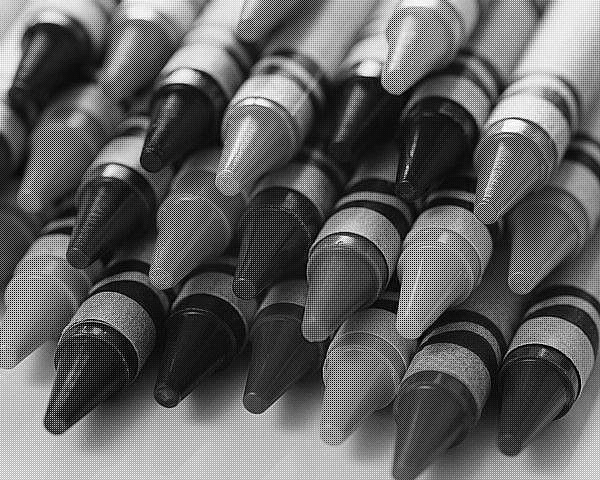
//> input picture solution/image_set/crayons_mosaic.bmp, 600 x 480 px
$ ./main   (built with g++ and OpenCV 4)
//> lines starting //> are read from the running program, lines starting //| are printed output that depends on the picture
#include <iostream>
#include <opencv2/core/check.hpp>
#include <opencv2/imgproc.hpp>
#include <opencv2/highgui/highgui.hpp>
#include <opencv2/opencv.hpp>
#include <math.h>

//use cv::filter2D to implement kernel on each channel
void filter(double kernel_data[], cv::Mat &mat);
//implement part one
cv::Mat diff(cv::Mat &demosaic, cv::Mat &originalImage);
//implement part two
cv::Mat modified(cv::Mat &mat, cv::Mat &greenImage);

using namespace cv;
using namespace std;

int main(int argc, char** argv) {
    Mat mosaicImage;
    Mat blueImage;
    Mat greenImage;
    Mat redImage;
    Mat partOneResult;

    Mat modifiedRed;
    Mat modifiedBlue;
    Mat bfAlgorithmImage;
    Mat partTwoResult;

    Mat originalImage;
    Mat demosaicImage;
    Mat improvementImage;

    //load image
    mosaicImage = imread("image_set/crayons_mosaic.bmp", IMREAD_GRAYSCALE);
//> mosaicImage is the input picture: 480 rows x 600 cols, CV_8UC1; min 0, max 255, mean 98.1
    originalImage = imread("image_set/crayons.jpg");
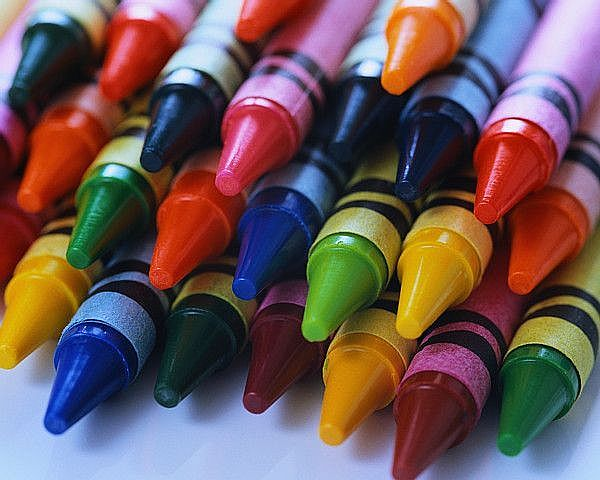
//> input picture solution/image_set/crayons.jpg, 600 x 480 px
//> originalImage is the input picture: 480 rows x 600 cols, CV_8UC3; mean B, G, R 87.5, 86.5, 109.2

    if(!mosaicImage.data || !originalImage.data) {
        cout << "Pictures don't exist" << endl;
        return -1;
    }

    //kernel for green channel and blue channel
    double kernel_data_bg[9]={ 0.25, 0.5, 0.25,

                              0.5,   1.0,  0.5,

                              0.25, 0.5, 0.25};

    //kernel for red channel
    double kernel_data_r[9]={ 0,   0.25,     0,

                             0.25,    1.0,  0.25,

                             0,   0.25,     0};

    //split source opencv- B/G/R
    blueImage = Mat::zeros(mosaicImage.rows, mosaicImage.cols, 0);
    for (int x = 0; x < mosaicImage.rows; x++) {
        for (int y = 0; y < mosaicImage.cols; y++) {
            if (x % 2 == 0 && y % 2 == 0){
                blueImage.at<uchar>(x, y) = mosaicImage.at<uchar>(x, y);
            }
        }
    }

    greenImage = Mat::zeros(mosaicImage.rows, mosaicImage.cols, 0);
    for (int x = 0; x < mosaicImage.rows; x++) {
        for (int y = 0; y < mosaicImage.cols; y++) {
            if (x % 2 != 0 && y % 2 != 0){
                greenImage.at<uchar>(x, y) = mosaicImage.at<uchar>(x, y);
            }
        }
    }

    redImage = Mat::zeros(mosaicImage.rows, mosaicImage.cols, 0);
    for (int x = 0; x < mosaicImage.rows; x++) {
        for (int y = 0; y < mosaicImage.cols; y++) {
            if ((x % 2 == 0 && y % 2 != 0) || (x % 2 != 0 && y % 2 == 0)){
                redImage.at<uchar>(x, y) = mosaicImage.at<uchar>(x, y);
            }
        }
    }
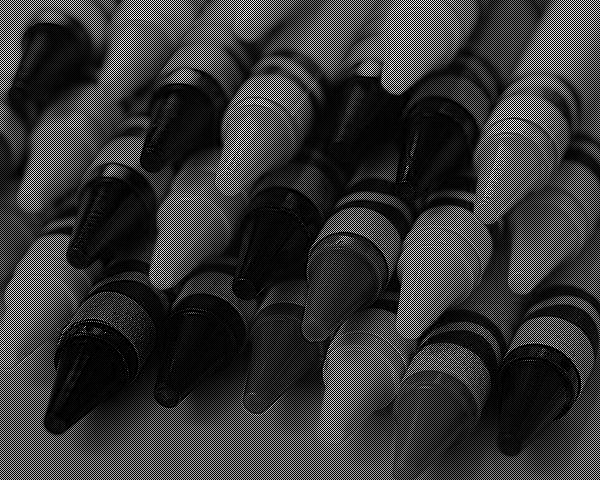
//> redImage: 480 rows x 600 cols, CV_8UC1; min 0, max 255, mean 54.6

    //use simple linear interpolation for each channel respectively
    filter(kernel_data_bg, blueImage);
//> in filter, `Mat kernel = cv::Mat(3, 3, CV_64F, kernel_data);`: kernel = [[0.25, 0.5, 0.25], [0.5, 1, 0.5], [0.25, 0.5, 0.25]]
    filter(kernel_data_bg, greenImage);
//> in filter (call 2), `filter2D(mat, mat, mat.depth(), kernel);`:
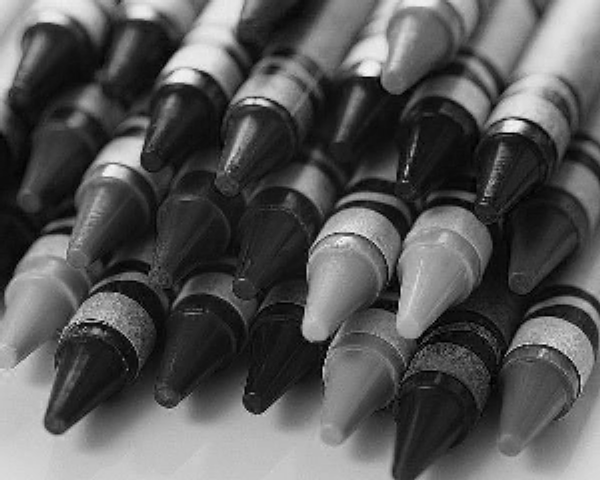
//> mat: 480 rows x 600 cols, CV_8UC1; min 0, max 255, mean 86.6
    filter(kernel_data_r, redImage);

    vector<Mat> bgrChannel_1;
    bgrChannel_1.push_back(blueImage);
    bgrChannel_1.push_back(greenImage);
    bgrChannel_1.push_back(redImage);

    merge(bgrChannel_1, demosaicImage);
    partOneResult = diff(demosaicImage, originalImage);
//> in diff, `Mat diffImg = abs(demosaicImage - originalImage);`:
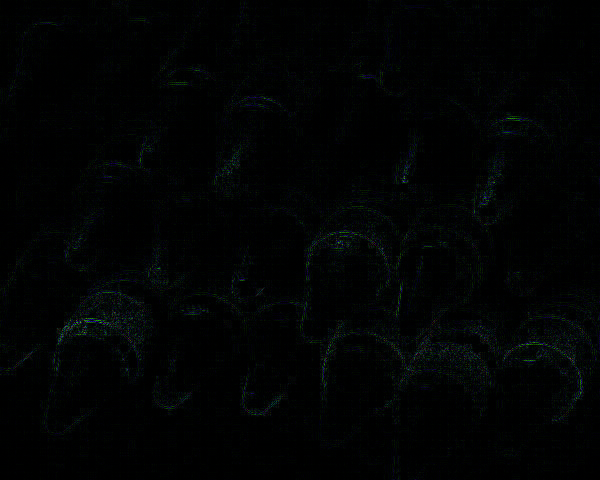
//> diffImg: 480 rows x 600 cols, CV_8UC3; mean B, G, R 3.3, 3.2, 1.7
//> the loop in diff, `for(int i = 0; i < originalImage.rows; i++)` made 480 passes
//> (demosaicPointB, demosaicPointG, demosaicPointR, originalPointB, originalPointG, originalPointR) on passes 1 to 3: (250, 195, 223, 249, 196, 223), (248, 195, 222, 248, 195, 222), (247, 192, 220, 248, 193, 220)
//> after the loop in diff, `for(int i = 0; i < originalImage.rows; i++)`:
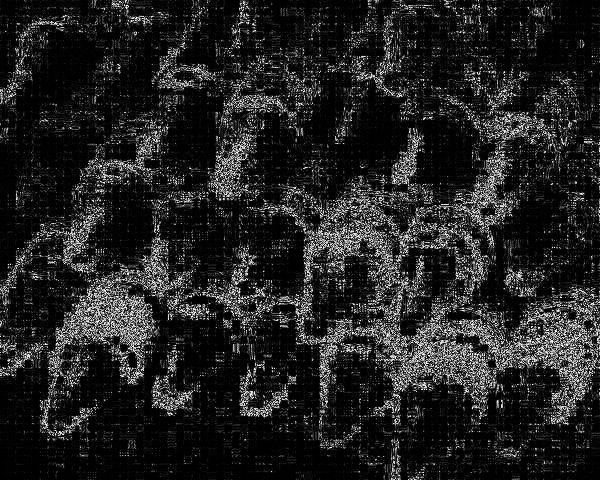
//> diffImage: 480 rows x 600 cols, CV_8UC1; min 0, max 253, mean 34.8
//> after the loop in diff, `for(int i = 0; i < originalImage.rows; i++)`: demosaicPointB = 249; demosaicPointG = 217; demosaicPointR = 183; originalPointB = 250; originalPointG = 217; originalPointR = 184

// [7 lines of commented-out code are left out]
    blueImage = modified(blueImage, redImage);
    greenImage = modified(greenImage, redImage);
//> in modified (call 2), `Mat rMinus = redImage - bgImage;`:
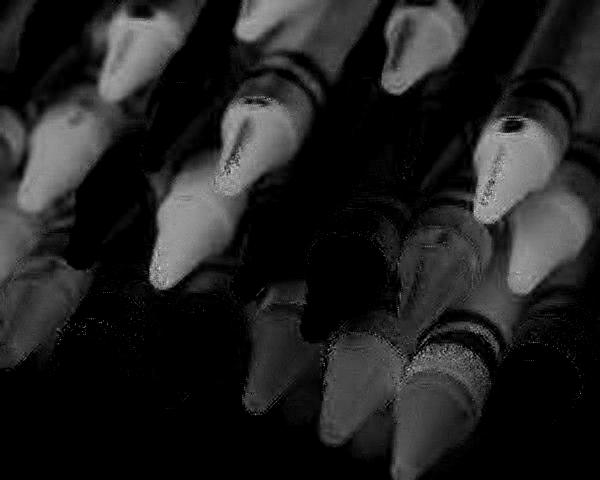
//> rMinus: 480 rows x 600 cols, CV_8UC1; min 0, max 231, mean 33.4

    vector<Mat> bgrChannel_2;
    bgrChannel_2.push_back(blueImage);
    bgrChannel_2.push_back(greenImage);
    bgrChannel_2.push_back(redImage);
    merge(bgrChannel_2, bfAlgorithmImage);
    partTwoResult = diff(bfAlgorithmImage, originalImage);
//> the loop in diff (call 2), `for(int i = 0; i < originalImage.rows; i++)` made 480 passes
//> (demosaicPointB, demosaicPointG, demosaicPointR, originalPointB, originalPointG, originalPointR) on passes 1 to 3: (250, 196, 223, 249, 196, 223), (249, 195, 222, 248, 195, 222), (247, 193, 220, 248, 193, 220)

    improvementImage = diff(bfAlgorithmImage, demosaicImage);
//> in diff (call 3), `diffImage.convertTo(diffImage, CV_8UC1);`:
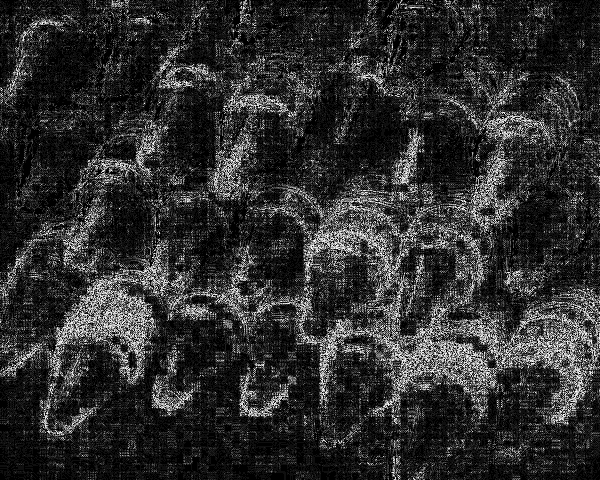
//> diffImage: 480 rows x 600 cols, CV_8UC1; min 0, max 16, mean 2.95; drawn with min black and max white

    imwrite("demosaic.jpg", demosaicImage);
    imshow("demosaic", demosaicImage);
    imwrite("difference_1.jpg", partOneResult);
    imshow("partOneResult", partOneResult);
    imwrite("bfAlgorithm.jpg", bfAlgorithmImage);
    imshow("bfAlgorithm", bfAlgorithmImage);
    imwrite("difference_2.jpg", partTwoResult);
    imshow("partTwoResult", partTwoResult);
    imwrite("improvement.jpg", improvementImage);
    imshow("improvement", improvementImage);

    waitKey(0);
    return 0;
}

//use cv::filter2D to implement kernel on each channel
void filter(double kernel_data[], cv::Mat &mat) {
    Mat kernel = cv::Mat(3, 3, CV_64F, kernel_data);
    filter2D(mat, mat, mat.depth(), kernel);
}

// implement Bill Freeman propose on green and blue
Mat modified(cv::Mat &bgImage, cv::Mat &redImage) {
    Mat minusR = bgImage - redImage;
    Mat rMinus = redImage - bgImage;
    medianBlur(minusR, minusR, 3);
    medianBlur(rMinus, rMinus, 3);
    return  minusR + redImage - rMinus;
}

//implement difference
cv::Mat diff(cv::Mat &demosaicImage, cv::Mat &originalImage) {
    Mat diffImage = Mat::zeros(originalImage.rows, originalImage.cols, 0);
    int demosaicPointB, demosaicPointG, demosaicPointR, originalPointB, originalPointG, originalPointR;
    Mat diffImg = abs(demosaicImage - originalImage);
    for(int i = 0; i < originalImage.rows; i++) {
        for(int j = 0; j < originalImage.cols; j++) {
            int totalDiff = 0;
            demosaicPointB = demosaicImage.at<Vec3b>(i, j)[0];
            demosaicPointG = demosaicImage.at<Vec3b>(i, j)[1];
            demosaicPointR = demosaicImage.at<Vec3b>(i, j)[2];
            originalPointB = originalImage.at<Vec3b>(i, j)[0];
            originalPointG = originalImage.at<Vec3b>(i, j)[1];
            originalPointR = originalImage.at<Vec3b>(i, j)[2];
            totalDiff += pow((demosaicPointB - originalPointB), 2);
            totalDiff += pow((demosaicPointG - originalPointG), 2);
            totalDiff += pow((demosaicPointR - originalPointR), 2);
            diffImage.at<uchar>(i, j) = totalDiff;
        }
    }
    diffImage.convertTo(diffImage, CV_32FC1);
    sqrt(diffImage, diffImage);
    diffImage.convertTo(diffImage, CV_8UC1);
    return diffImage;
}
